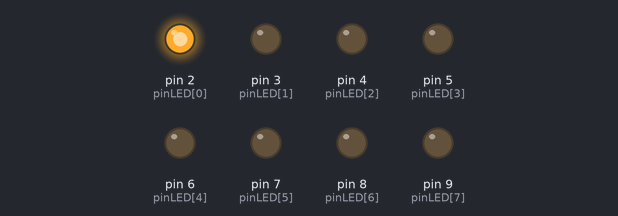
A sketch run on a simulated Arduino Uno, built with avr-gcc and run on an emulated ATmega328P. Parts: output pins drawn as LEDs (lit = HIGH).

Above: at 0.1 s.
At 0.9 s:
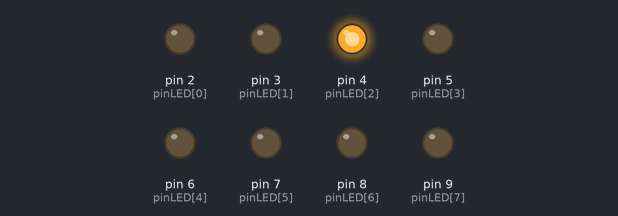
At 1.7 s:
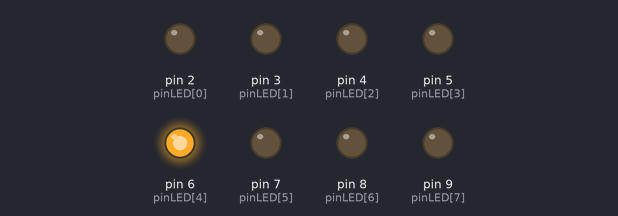
At 3.7 s:
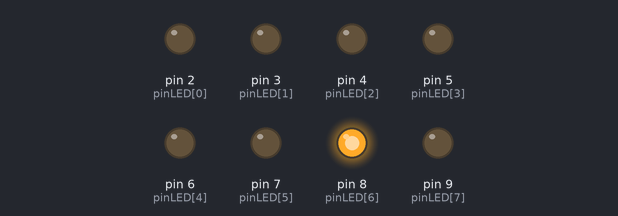
At 5.7 s:
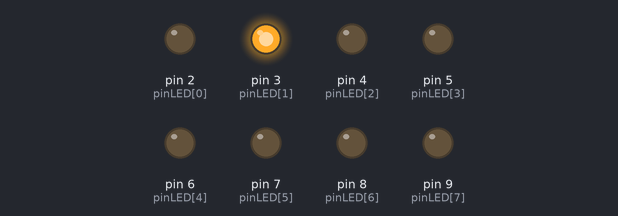
At 7.5 s:
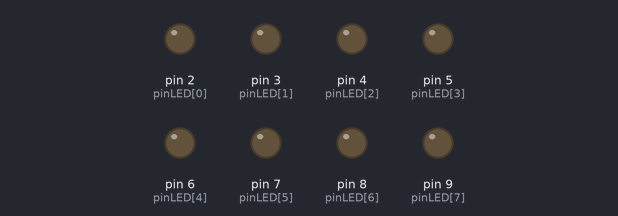
Timing chart, 0 to 7.8 s (numbered marks = the images above):
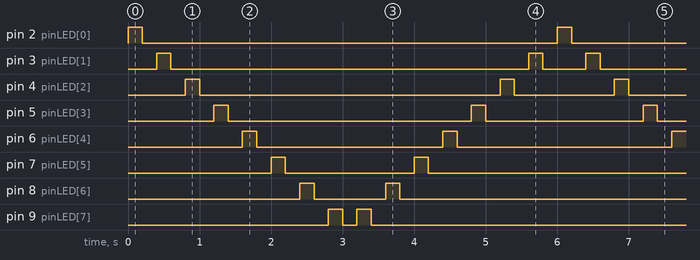

The sketch:

1115__________.ino
```cpp
int pinLED[] = {2, 3, 4, 5, 6, 7, 8, 9};
int i;
void setup() {
  for (i = 0; i < 8; i++) {
    pinMode(pinLED[i], OUTPUT);
  }
}

void loop() {
  for (i = 0; i < 8; i++) {
    digitalWrite(pinLED[i], HIGH);
    delay(200);
    digitalWrite(pinLED[i], LOW);
    delay(200);
 }

  for (i = 8-1; i > 0; i--) {
    digitalWrite(pinLED[i], HIGH);
    delay(200);
    digitalWrite(pinLED[i], LOW);
    delay(200);
}
}
```

Measured:
- by itself, pin 2 (pinLED[0]): alternates HIGH for 0.20 s and LOW for 5.8 s
- by itself, pin 3 (pinLED[1]): repeats every 6.0 s: LOW 5.0 s, HIGH 0.20 s, LOW 0.60 s, HIGH 0.20 s
- by itself, pin 4 (pinLED[2]): repeats every 6.0 s: LOW 4.2 s, HIGH 0.20 s, LOW 1.4 s, HIGH 0.20 s
- by itself, pin 5 (pinLED[3]): repeats every 6.0 s: LOW 3.4 s, HIGH 0.20 s, LOW 2.2 s, HIGH 0.20 s
- by itself, pin 6 (pinLED[4]): alternates HIGH for 0.20 s and LOW for 2.8 s
- by itself, pin 7 (pinLED[5]): repeats every 6.0 s: LOW 1.8 s, HIGH 0.20 s, LOW 3.8 s, HIGH 0.20 s
- by itself, pin 8 (pinLED[6]): repeats every 6.0 s: LOW 1.0 s, HIGH 0.20 s, LOW 4.6 s, HIGH 0.20 s
- by itself, pin 9 (pinLED[7]): repeats every 6.0 s: LOW 0.20 s, HIGH 0.20 s, LOW 5.4 s, HIGH 0.20 s
